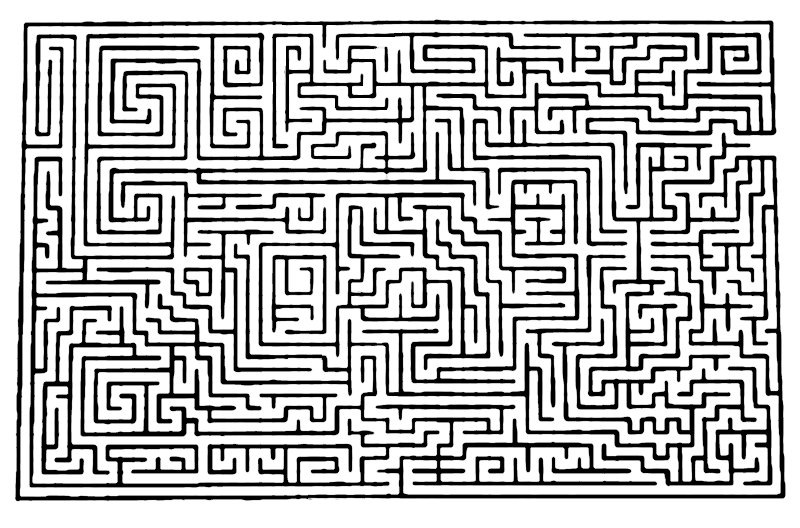
#> input picture custom_image_maze.png, 800 x 528 px
$ python p2_meshbuilder.py custom_image_maze.png 100
#> lines starting #> are read from the running program, lines starting #| are printed output that depends on the picture
import collections
import pickle
import sys
import random

from matplotlib.pyplot import imread, imsave
import numpy
from numpy import zeros_like


def build_mesh(image, min_feature_size):
    def scan(box):
        x1, x2, y1, y2 = box

        area = (x2 - x1) * (y2 - y1)

        if area < min_feature_size or (image[x1:x2, y1:y2] == 255).all() or (image[x1:x2, y1:y2] == 0).all():

            # this box is simple enough to handle in one node
            if (image[x1:x2, y1:y2] == 255).all():
                return [box], []
            else:
                return [], []

        else:

            # recursively split this big box on the longest dimension
            if x2 - x1 > y2 - y1:

                cut = x1 + (x2 - x1) / 2 + 1
                cut = int(cut)
                first_box = (x1, cut, y1, y2)
                second_box = (cut, x2, y1, y2)

                def rank(b): return (b[2], b[3])

                def first_touch(b): return b[1] == cut

                def second_touch(b): return b[0] == cut

            else:

                cut = y1 + (y2 - y1) / 2 + 1
                cut = int(cut)
                first_box = (x1, x2, y1, cut)
                second_box = (x1, x2, cut, y2)

                def rank(b): return (b[0], b[1])

                def first_touch(b): return b[3] == cut

                def second_touch(b): return b[2] == cut

            first_boxes, first_edges = scan(first_box)
            second_boxes, second_edges = scan(second_box)

            my_boxes = []
            my_edges = []

            my_boxes.extend([fb for fb in first_boxes if not first_touch(fb)])
            my_boxes.extend(
                [sb for sb in second_boxes if not second_touch(sb)])

            first_touches = sorted(filter(first_touch, first_boxes), key=rank)
            second_touches = sorted(
                filter(second_touch, second_boxes), key=rank)

            first_merges = {}
            second_merges = {}

            while first_touches and second_touches:

                f, s = first_touches[0], second_touches[0]
                rf, rs = rank(f), rank(s)

                if rf == rs:

                    first_touches.pop(0)
                    second_touches.pop(0)
                    merged = (f[0], s[1], f[2], s[3])
                    first_merges[f] = merged
                    second_merges[s] = merged
                    my_boxes.append(merged)

                elif rf[1] < rs[1]:

                    my_boxes.append(first_touches.pop(0))
                    if rf[1] >= rs[0]:
                        my_edges.append((f, s))

                elif rf[1] > rs[1]:

                    my_boxes.append(second_touches.pop(0))
                    if rf[0] <= rs[1]:
                        my_edges.append((f, s))

                else:

                    my_boxes.append(first_touches.pop(0))
                    my_boxes.append(second_touches.pop(0))
                    my_edges.append((f, s))

            my_boxes.extend(first_touches)
            my_boxes.extend(second_touches)

            for a, b in first_edges:
                my_edges.append(
                    (first_merges.get(a, a), first_merges.get(b, b)))

            for a, b in second_edges:
                my_edges.append(
                    (second_merges.get(a, a), second_merges.get(b, b)))

            return my_boxes, my_edges

            # end of scan

    boxes, edges = scan((0, image.shape[0], 0, image.shape[1]))

    adj = collections.defaultdict(list)
    for a, b in edges:
        adj[a].append(b)
        adj[b].append(a)

    mesh = {'boxes': list(adj.keys()), 'adj': dict(adj)}

    return mesh


if __name__ == '__main__':

    min_feature_size = 16
    filename = None

    if len(sys.argv) == 2:
        filename = sys.argv[1]
    elif len(sys.argv) == 3:
        filename = sys.argv[1]
        min_feature_size = int(sys.argv[2])
    else:
        print("usage: %s map_filename min_feature_size" % sys.argv[0])
        sys.exit(-1)

    img = (imread(filename) * 255).astype(dtype=numpy.uint8)
    if len(img.shape) > 2:
        img = img[:, :, 0]
#> img: shape (528, 800)

    mesh = build_mesh(img, min_feature_size)
#> mesh = 2 items

    print(type(mesh))
#| <class 'dict'>
    print(mesh.keys())
#| dict_keys(['boxes', 'adj'])

    with open(filename + '.mesh.pickle', 'wb') as f:
        pickle.dump(mesh, f, protocol=pickle.HIGHEST_PROTOCOL)

    atlas = zeros_like(img)
    for x1, x2, y1, y2 in mesh['boxes']:
        atlas[x1:x2, y1:y2] = random.randint(64, 255)
#> this loop made 62 passes
#> (x1, x2, y1, y2) on passes 1 to 12: (0, 18, 0, 776), (18, 513, 0, 14), (18, 27, 14, 21), (34, 43, 14, 21), (51, 60, 14, 21), (67, 77, 14, 21), (85, 94, 14, 21), (101, 110, 14, 21), (133, 143, 14, 21), (151, 160, 14, 21), (167, 176, 14, 21), (160, 167, 302, 352)
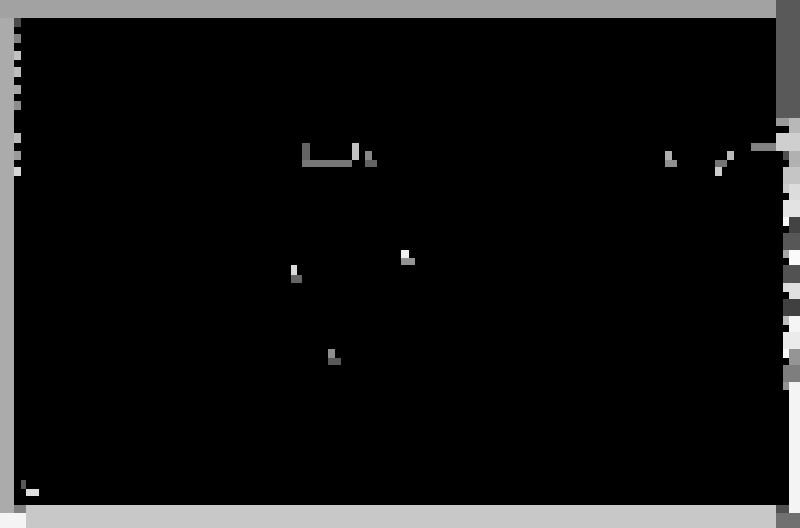
#> atlas: shape (528, 800); min 0, max 250, mean 20.8

    imsave(filename + '.mesh.png', atlas)
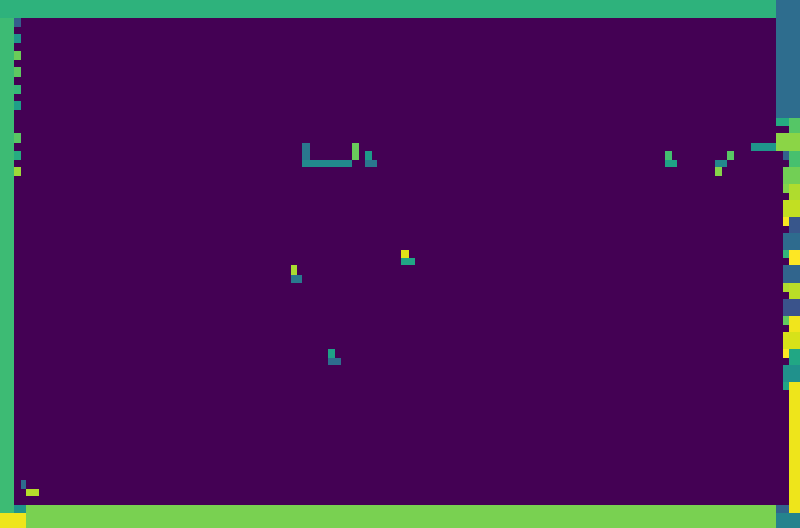
#> saved as custom_image_maze.png.mesh.png: shape (528, 800, 3); mean R, G, B 70.4, 23.1, 86.2

    print("Built a mesh with %d boxes." % len(mesh['boxes']))
#| Built a mesh with 62 boxes.
